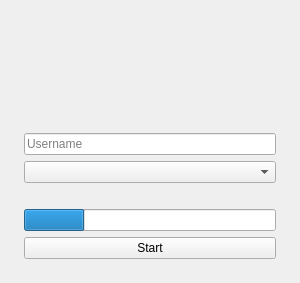
<?xml version="1.0" encoding="UTF-8"?>
<ui version="4.0">
 <class>MainWindow</class>
 <widget class="QMainWindow" name="MainWindow">
  <property name="geometry">
   <rect>
    <x>0</x>
    <y>0</y>
    <width>300</width>
    <height>283</height>
   </rect>
  </property>
  <property name="windowTitle">
   <string>MainWindow</string>
  </property>
  <widget class="QWidget" name="centralwidget">
   <layout class="QHBoxLayout" name="horizontalLayout">
    <item>
     <layout class="QVBoxLayout" name="verticalLayout">
      <property name="leftMargin">
       <number>15</number>
      </property>
      <property name="topMargin">
       <number>15</number>
      </property>
      <property name="rightMargin">
       <number>15</number>
      </property>
      <property name="bottomMargin">
       <number>15</number>
      </property>
      <item alignment="Qt::AlignHCenter">
       <widget class="QLabel" name="label">
        <property name="maximumSize">
         <size>
          <width>256</width>
          <height>37</height>
         </size>
        </property>
        <property name="text">
         <string/>
        </property>
        <property name="pixmap">
         <pixmap>assets/title.png</pixmap>
        </property>
        <property name="scaledContents">
         <bool>true</bool>
        </property>
       </widget>
      </item>
      <item>
       <spacer name="verticalSpacer">
        <property name="orientation">
         <enum>Qt::Vertical</enum>
        </property>
        <property name="sizeHint" stdset="0">
         <size>
          <width>20</width>
          <height>40</height>
         </size>
        </property>
       </spacer>
      </item>
      <item>
       <widget class="QLineEdit" name="username">
        <property name="placeholderText">
         <string>Username</string>
        </property>
       </widget>
      </item>
      <item>
       <widget class="QComboBox" name="version_select"/>
      </item>
      <item>
       <spacer name="verticalSpacer_2">
        <property name="orientation">
         <enum>Qt::Vertical</enum>
        </property>
        <property name="sizeType">
         <enum>QSizePolicy::Minimum</enum>
        </property>
        <property name="sizeHint" stdset="0">
         <size>
          <width>20</width>
          <height>20</height>
         </size>
        </property>
       </spacer>
      </item>
      <item>
       <widget class="QProgressBar" name="start_progress">
        <property name="value">
         <number>24</number>
        </property>
        <property name="textVisible">
         <bool>false</bool>
        </property>
       </widget>
      </item>
      <item>
       <widget class="QPushButton" name="start_button">
        <property name="text">
         <string>Start</string>
        </property>
       </widget>
      </item>
     </layout>
    </item>
   </layout>
  </widget>
 </widget>
 <resources/>
 <connections/>
</ui>
